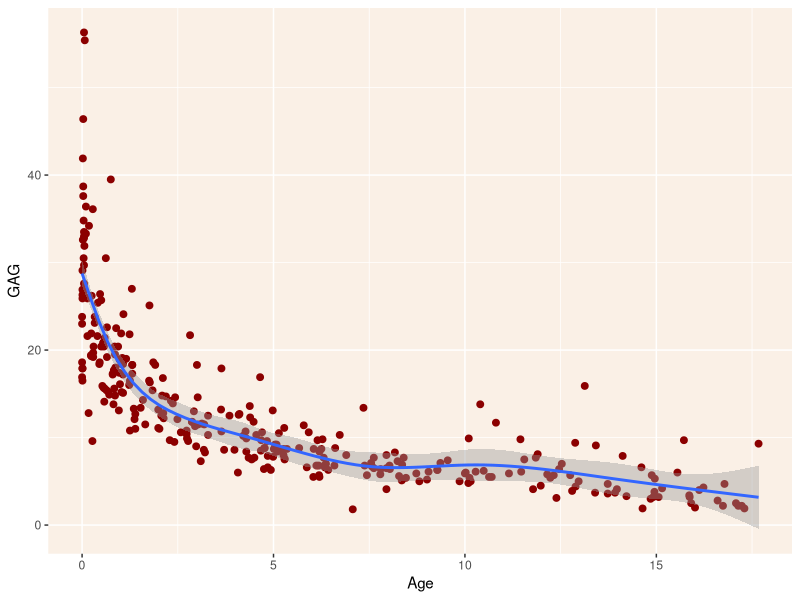
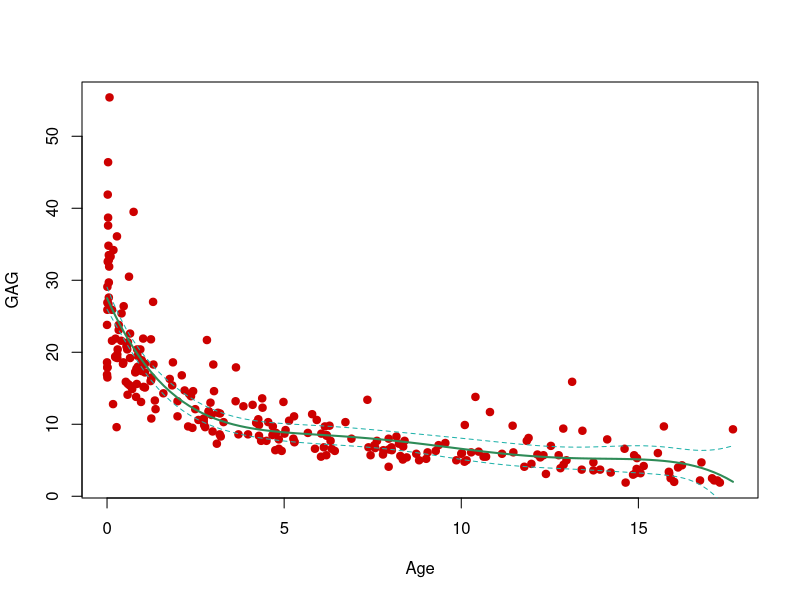
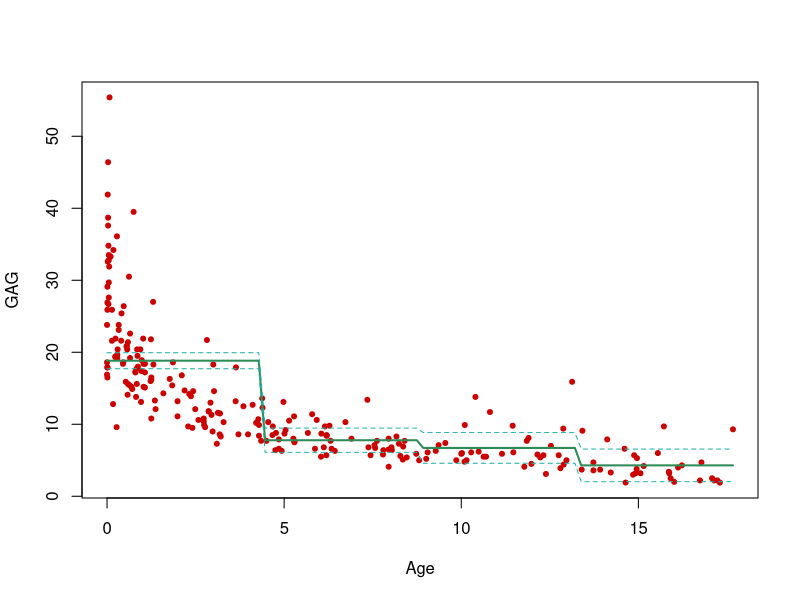
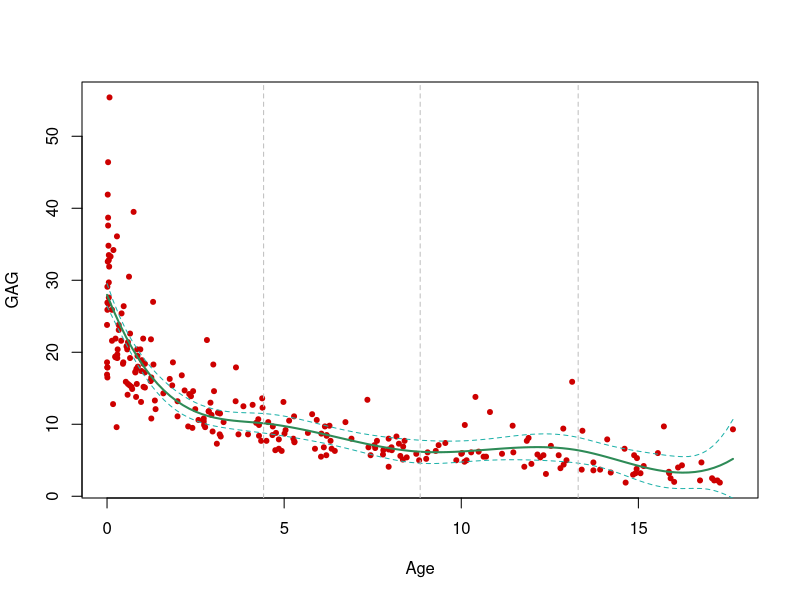
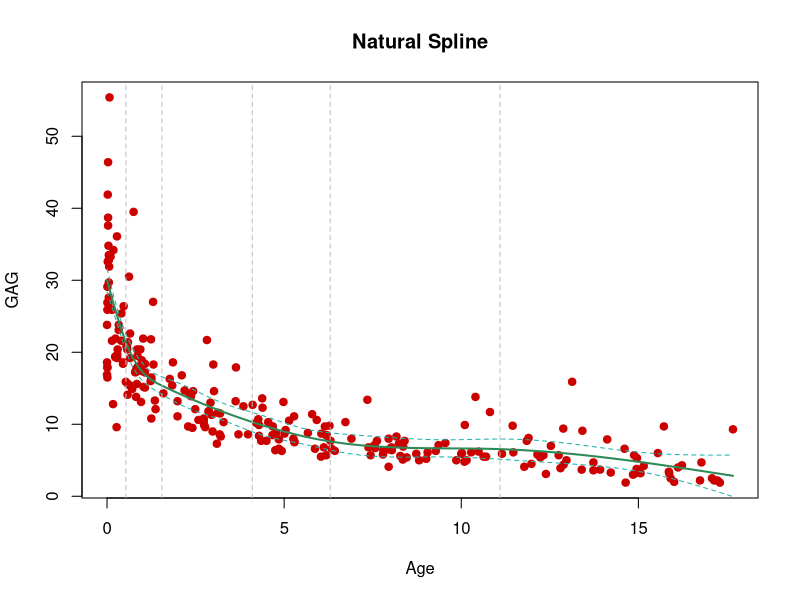
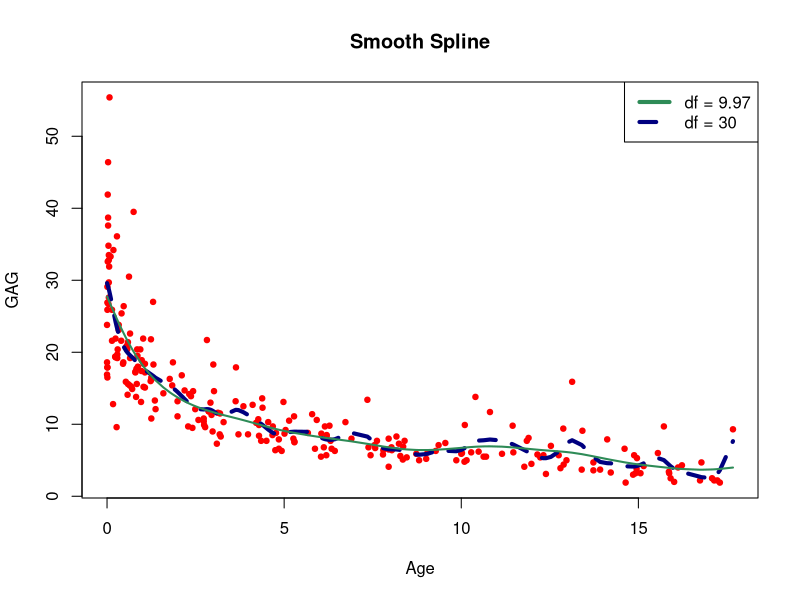
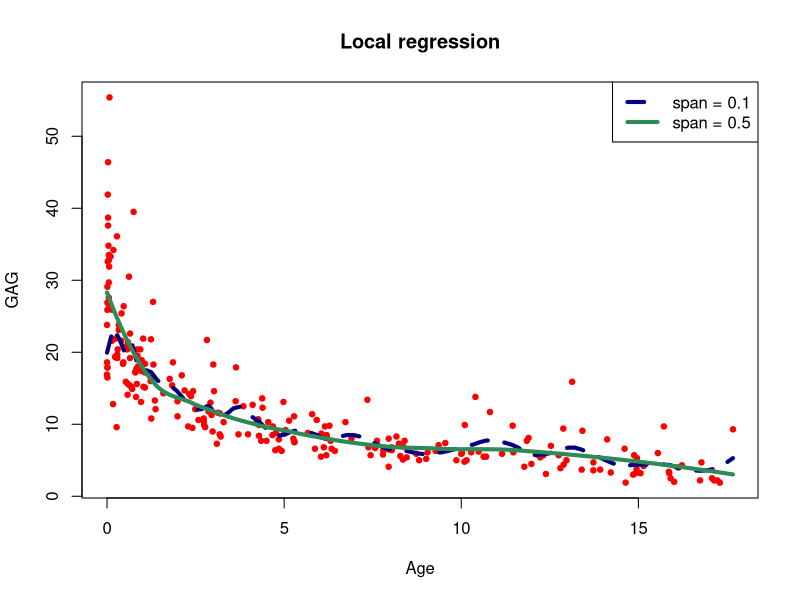

Here is the R script that generated these plots, in order:

# see:
#https://towardsdatascience.com/unraveling-spline-regression-in-r-937626bc3d96

library(MASS)
data(GAGurine)

library(tidyverse)

df = GAGurine

df = as_tibble(df)


df %>%
  ggplot(aes(y=GAG)) +
  geom_point(aes(x=Age), cex=2, color='darkred', pch=19)+
  geom_smooth(aes(x=Age, y=GAG),method = 'gam')+
  theme(panel.background = element_rect(fill='linen'))



set.seed(45)

# tamanho do treino ----

tr = round(0.8*nrow(df))

# amostra ----


treino = sample(nrow(df), tr, replace=F)


# Treino e teste ----


df_treino = df[treino, ]
df_teste = df[-treino, ]


# regressão polinomial ----


for (o in 1:5) {
  m1 = lm(GAG ~ poly(Age, o, raw = T), df_treino)
  assign(paste('lm', o, sep=''), m1)
}


anova(lm1, lm2, lm3, lm4, lm5)


summary(lm5)


# forecast com reg polinomial -----


x = seq(min(df$Age), max(df$Age), length=100)

y_hat = predict(lm5, newdata = data.frame(Age = x), interval = 'confidence')

plot(GAG~Age, df_treino, pch=19, col='red3')
lines(x, y_hat[,1], col='seagreen', lwd=2)
matlines(x, y_hat[,2:3], col='lightseagreen', lwd=1, lty = 2) #plota duas colunas



# step function -----


step1 = lm(GAG~cut(Age, 4), data=df_treino) # cut gera um fator, logo as variáveis são dummies
summary(step1)                


y_hat_step = predict(step1,newdata = data.frame(Age=x), interval = 'confidence' )

plot(GAG~Age, df_treino, pch=20, col='red3')
lines(x, y_hat_step[,1], col='seagreen', lwd=2)
matlines(x, y_hat_step[,2:3], col='lightseagreen', lwd=1, lty = 2) #plota duas colunas




# Splines - polinômios por partes -----

library(splines)

sp1 = lm(GAG~bs(Age, knots = c(4.42, 8.84, 13.3)), df_treino)
summary(sp1)

y_hat_sp1 = predict(sp1, newdata = data.frame(Age=x), interval = 'confidence' )

plot(GAG~Age, df_treino, pch=20, col='red3')
lines(x, y_hat_sp1[,1], col='seagreen', lwd=2)
matlines(x, y_hat_sp1[,2:3], col='lightseagreen', lwd=1, lty = 2) #plota duas colunas
abline(v = attr(bs(df_treino$Age, knots = c(4.42, 8.84, 13.3)), 'knots'), col='gray', lty=2 )




# criando a spline ----

knot = c(4.42, 8.84, 13.3)

x_k1 = df$Age - knot[1]
x_k1[x_k1<0] = 0
  
x_k2 = df$Age - knot[2]
x_k2[x_k2<0] = 0


x_k3 = df$Age - knot[3]
x_k3[x_k3<0] = 0


my_sp = lm(GAG ~ Age + I(Age^2) + I(Age^3) + 
             I(x_k1^3) + I(x_k2^3) + I(x_k3^3), df)

summary(my_sp)



# Spline natural ----



sp_nat = lm(GAG ~ ns(Age, df = 6), df)

summary(sp_nat)

y_hat_nat = predict(sp_nat, newdata = data.frame(Age=x), interval = 'confidence' )

plot(GAG~Age, df_treino, pch=20, col='red3', main = 'Natural Spline', cex=1.5)
lines(x, y_hat_nat[,1], col='seagreen', lwd=2)
matlines(x, y_hat_nat[,2:3], col='lightseagreen', lwd=1, lty = 2) #plota duas colunas
abline(v = attr(ns(df$Age, df = 6), 'knots'), col='gray', lty=2 )


# Smooth splines ----

attach(df_treino)

ssm1 = smooth.spline(Age, GAG, df=30)
ssm2 = smooth.spline(Age, GAG, cv = T, penalty = 1 )


plot(GAG~Age, df_treino, pch=20, col='red', main = 'Smooth Spline', cex=1.1)
lines(ssm1,  col = 'navy', lwd = 4, lty = 2)
lines(ssm2,  col = 'seagreen', lwd = 2)
legend('topright', legend = c(paste0('df = ', round(ssm2$df, 2) ), 'df = 30'),
       col = c('seagreen', 'navy'), lty=1:2, lwd = 4)


# Local regression ----

loc1 = loess(GAG ~ Age, span = 0.1, df_treino)

loc2 = loess(GAG ~ Age, span = 0.5, df_treino)

summary(loc2)


y_hat_loc1 = predict(loc1, newdata = data.frame(Age = x), interval = 'confidence' )
y_hat_loc2 = predict(loc2, newdata = data.frame(Age = x), interval = 'confidence' )

plot(GAG ~ Age, df_treino, pch=20, col='red', main = 'Local regression', cex=1.1)
lines(x, y_hat_loc1, col = 'navy', lwd = 4, lty = 2 )
lines(x, y_hat_loc2, col = 'seagreen', lwd = 4)
legend('topright', legend = c('span = 0.1', 'span = 0.5'),
       col = c('navy', 'seagreen'), lty=2:1, lwd = 4)




# comparar modelos ----


loc1_t = predict(loc1, newdata = df_treino)
loc2_t = predict(loc2, newdata = df_treino)
sp_nat_t = predict(sp_nat, newdata = df_treino)
#ssm1_t = predict(ssm1, newdata = df_treino)
#ssm2_t = predict(ssm2, newdata = df_treino)
sp1_t = predict(sp1, newdata = df_treino)
lm5_t = predict(lm5, newdata = df_treino)
step1_t = predict(step1, newdata = df_treino)



library(caret)

t1 = data.frame(obs = df_treino$GAG, pred = loc1_t )

t2 = data.frame(obs = df_treino$GAG, pred = loc2_t )

t3 = data.frame(obs = df_treino$GAG, pred = sp_nat_t )

t4 = data.frame(obs = df_treino$GAG, pred = sp1_t )

t5 = data.frame(obs = df_treino$GAG, pred = lm5_t )

t6 = data.frame(obs = df_treino$GAG, pred = step1_t )



res_t = data.frame(
  loc1 = defaultSummary(t1),
  loc2 = defaultSummary(t2),
  sp_nat = defaultSummary(t3),
  sp1 = defaultSummary(t4),
  lm5 = defaultSummary(t5),
  step1 = defaultSummary(t6)
)


res_t








